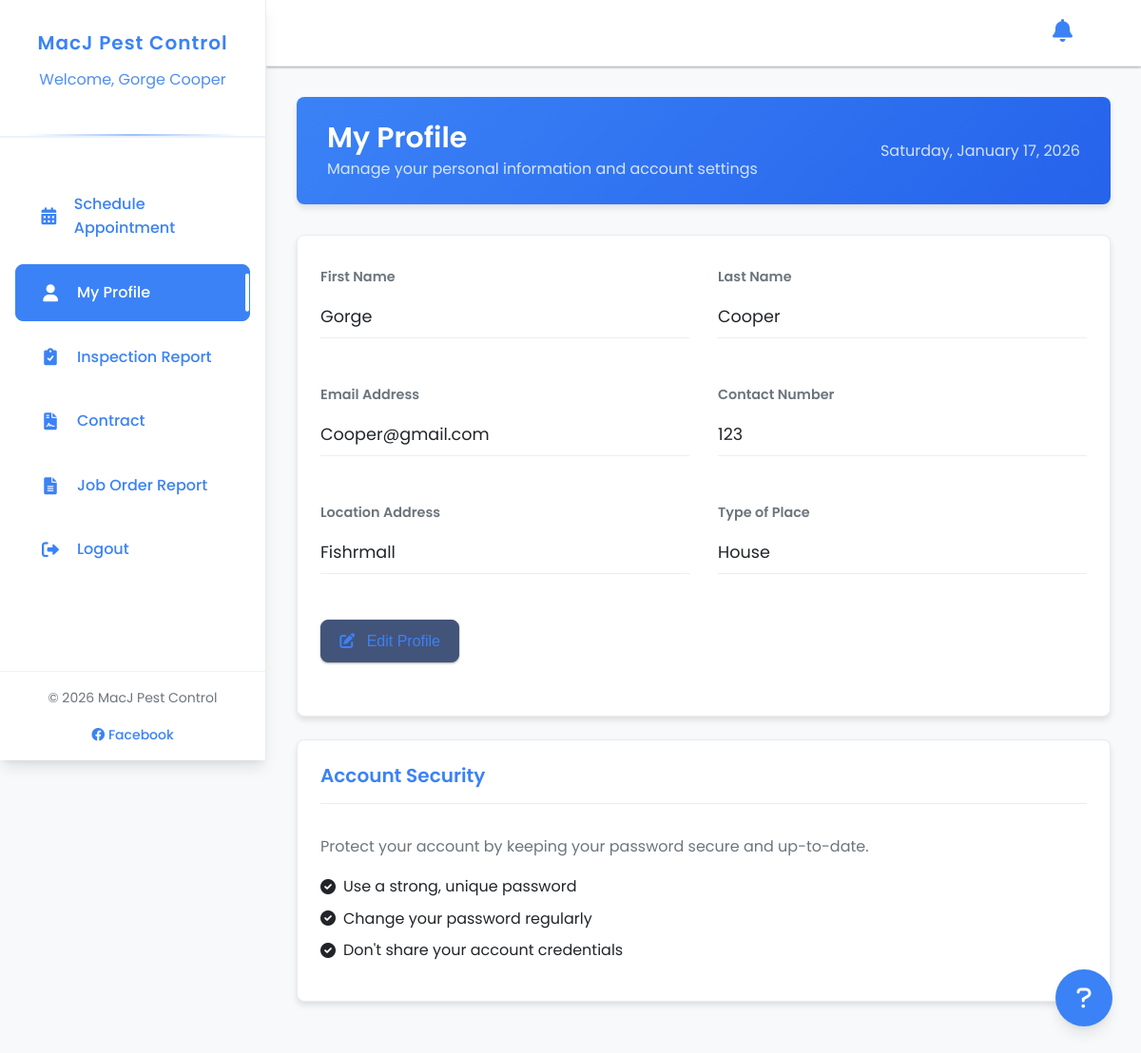
The page /Client Side/profile.php (signed in) on the database its author committed.
### tables this page shows
CREATE TABLE `clients` (
  `client_id` int(11) NOT NULL,
  `first_name` varchar(50) NOT NULL,
  `last_name` varchar(50) NOT NULL,
  `email` varchar(100) NOT NULL,
  `contact_number` varchar(20) NOT NULL,
  `password` varchar(255) NOT NULL,
  `registered_at` timestamp NOT NULL DEFAULT current_timestamp(),
  `location_address` varchar(255) DEFAULT NULL,
  `type_of_place` varchar(50) DEFAULT NULL,
  `location_lat` varchar(20) DEFAULT NULL,
  `location_lng` varchar(20) DEFAULT NULL
);

### Client Side/profile.php (the view, shortened to what this page needs)
<?php
include '../db_connect.php';
$client_id = $_SESSION['client_id'];
$query = "SELECT first_name, last_name, email, contact_number, location_address, type_of_place, location_lat, location_lng FROM clients WHERE client_id = ?";
$stmt = $conn->prepare($query);
$stmt->bind_param("i", $client_id);
$stmt->execute();
$result = $stmt->get_result();
$client = $result->fetch_assoc();
?>
<!DOCTYPE html>
<html lang="en">
<head>
    <link rel="stylesheet" href="https://cdnjs.cloudflare.com/ajax/libs/font-awesome/6.0.0/css/all.min.css">
    <link rel="stylesheet" href="css/variables.css">
    <link rel="stylesheet" href="css/main.css">
    <link rel="stylesheet" href="css/sidebar.css">
    <link rel="stylesheet" href="css/sidebar-fix.css">
    <link rel="stylesheet" href="css/header.css">
    <link rel="stylesheet" href="css/client-common.css">
    <link rel="stylesheet" href="css/notifications.css">
    <link rel="stylesheet" href="css/floating-action-button.css">
    <link rel="stylesheet" href="https://unpkg.com/leaflet@1.9.4/dist/leaflet.css" />
</head>
<body>
    <header class="header">
        <div class="user-menu">
            <div class="notification-container">
                <i class="fas fa-bell notification-icon"></i>
            </div>
            <div class="user-info">
            </div>
        </div>
    </header>
        <aside id="sidebar">
            <div class="sidebar-header">
                <h2>MacJ Pest Control</h2>
                <h3>Welcome, <?= htmlspecialchars($_SESSION['fullname'] ?? '') ?></h3>
            </div>
            <nav class="sidebar-menu">
                <a href="schedule.php">
                    <i class="fas fa-calendar-alt fa-icon"></i>
                    Schedule Appointment
                </a>
                <a href="profile.php" class="active">
                    <i class="fas fa-user fa-icon"></i>
                    My Profile
                </a>
                <a href="inspection_report.php">
                    <i class="fas fa-clipboard-check fa-icon"></i>
                    Inspection Report
                </a>
                <a href="contract.php">
                    <i class="fas fa-file-contract fa-icon"></i>
                    Contract
                </a>
                <a href="job_order_report.php">
                    <i class="fas fa-file-alt fa-icon"></i>
                    Job Order Report
                </a>
                <a href="SignOut.php">
                    <i class="fas fa-sign-out-alt fa-icon"></i>
                    Logout
                </a>
            </nav>
            <div class="sidebar-footer">
                <p>&copy; <?= date('Y') ?> MacJ Pest Control</p>
                <a href="https://www.facebook.com/MACJPEST" target="_blank"><i class="fab fa-facebook"></i> Facebook</a>
            </div>
        </aside>
        <main class="main-content" id="mainContent">
            <div class="page-header">
                <div>
                    <h1>My Profile</h1>
                    <p>Manage your personal information and account settings</p>
                </div>
                <div>
                    <p class="text-light"><?= date('l, F j, Y') ?></p>
                </div>
            </div>
            <div class="card">
                <div class="card-body">
                    <div id="profileViewMode">
                        <div class="row">
                            <div class="col-6">
                                <div class="profile-field">
                                    <label class="profile-label">First Name</label>
                                    <div class="profile-value"><?= htmlspecialchars($client['first_name']) ?></div>
                                </div>
                            </div>
                            <div class="col-6">
                                <div class="profile-field">
                                    <label class="profile-label">Last Name</label>
                                    <div class="profile-value"><?= htmlspecialchars($client['last_name']) ?></div>
                                </div>
                            </div>
                        </div>
                        <div class="row mt-4">
                            <div class="col-6">
                                <div class="profile-field">
                                    <label class="profile-label">Email Address</label>
                                    <div class="profile-value"><?= htmlspecialchars($client['email']) ?></div>
                                </div>
                            </div>
                            <div class="col-6">
                                <div class="profile-field">
                                    <label class="profile-label">Contact Number</label>
                                    <div class="profile-value"><?= htmlspecialchars($client['contact_number']) ?></div>
                                </div>
                            </div>
                        </div>
                        <div class="row mt-4">
                            <div class="col-6">
                                <div class="profile-field">
                                    <label class="profile-label">Location Address</label>
                                    <div class="profile-value"><?= htmlspecialchars(preg_replace('/\[[-\d\.]+,[-\d\.]+\]$/', '', $client['location_address'] ?? 'Not set')) ?></div>
                                </div>
                            </div>
                            <div class="col-6">
                                <div class="profile-field">
                                    <label class="profile-label">Type of Place</label>
                                    <div class="profile-value"><?= htmlspecialchars($client['type_of_place'] ?? 'Not set') ?></div>
                                </div>
                            </div>
                        </div>
                        <div class="form-group mt-4">
                            <button type="button" id="editProfileBtn" class="btn btn-primary">
                                <i class="fas fa-edit mr-2"></i> Edit Profile
                            </button>
                        </div>
                    </div>
                </div>
            </div>
            <div class="card mt-4">
                <div class="card-header">
                    <h3 class="card-title">Account Security</h3>
                </div>
                <div class="card-body">
                    <p>Protect your account by keeping your password secure and up-to-date.</p>
                    <ul class="security-tips">
                        <li><i class="fas fa-check-circle text-success mr-2"></i> Use a strong, unique password</li>
                        <li><i class="fas fa-check-circle text-success mr-2"></i> Change your password regularly</li>
                        <li><i class="fas fa-check-circle text-success mr-2"></i> Don't share your account credentials</li>
                    </ul>
                </div>
            </div>
        </main>
    <?php include 'includes/floating-action-button.php'; ?>
</body>
</html>

### Client Side/css/variables.css (style rules this page uses)
:root { --primary-color: #3B82F6; --primary-dark: #2563eb; --primary-light: #93c5fd; --secondary-color: #2563eb; --secondary-dark: #1e40af; --secondary-light: #bfdbfe; --accent-color: #3B82F6; --accent-dark: #2563eb; --accent-light: #93c5fd; --success-color: #2ecc71; --warning-color: #f39c12; --error-color: #e74c3c; --dark-color: #1e3a8a; --background-color: #f8f9fa; --card-color: #ffffff; --border-color: #e9ecef; --text-primary: #212529; --text-secondary: #6c757d; --text-light: #f8f9fa; --font-primary: 'Poppins', sans-serif; --font-secondary: 'Roboto', sans-serif; --font-size-xs: 0.75rem; --font-size-sm: 0.875rem; --font-size-md: 1rem; --font-size-lg: 1.125rem; --font-size-xl: 1.25rem; --font-size-2xl: 1.5rem; --font-size-3xl: 1.875rem; --font-size-4xl: 2.25rem; --spacing-xs: 0.25rem; --spacing-sm: 0.5rem; --spacing-md: 1rem; --spacing-lg: 1.5rem; --spacing-xl: 2rem; --spacing-2xl: 3rem; --border-radius-sm: 0.25rem; --border-radius-md: 0.5rem; --border-radius-lg: 0.75rem; --border-radius-xl: 1rem; --border-radius-full: 9999px; --shadow-sm: 0 1px 3px rgba(0, 0, 0, 0.12), 0 1px 2px rgba(0, 0, 0, 0.24); --shadow-md: 0 4px 6px rgba(0, 0, 0, 0.1); --shadow-lg: 0 10px 15px -3px rgba(0, 0, 0, 0.1), 0 4px 6px -2px rgba(0, 0, 0, 0.05); --shadow-xl: 0 20px 25px -5px rgba(0, 0, 0, 0.1), 0 10px 10px -5px rgba(0, 0, 0, 0.04); --transition-fast: all 0.2s ease; --transition-normal: all 0.3s ease; --transition-slow: all 0.5s ease; --sidebar-width: 280px; --sidebar-width-collapsed: 80px; --header-height: 70px; --container-max-width: 1200px; --z-index-dropdown: 1000; --z-index-sticky: 1020; --z-index-fixed: 1030; --z-index-modal-backdrop: 1040; --z-index-modal: 1050; --z-index-popover: 1060; --z-index-tooltip: 1070; }

### Client Side/css/sidebar.css (style rules this page uses)
#sidebar { background-color: white; color: var(--primary-color); transition: var(--transition-normal); position: fixed; width: var(--sidebar-width); height: 100vh; box-shadow: var(--shadow-lg); z-index: var(--z-index-fixed); overflow-y: auto; overflow-x: hidden; border-right: 1px solid var(--border-color); }
.sidebar-header { padding: var(--spacing-xl) var(--spacing-lg); background-color: white; text-align: center; border-bottom: 2px solid rgba(59, 130, 246, 0.1); position: relative; }
.sidebar-header::after { content: ''; position: absolute; bottom: 0; left: 10%; width: 80%; height: 2px; background: linear-gradient(to right, transparent, rgba(59, 130, 246, 0.5), transparent); }
.sidebar-header h2 { font-size: var(--font-size-xl); margin-bottom: var(--spacing-md); font-weight: 600; letter-spacing: 1px; color: var(--primary-color); }
.sidebar-header h3 { font-size: var(--font-size-md); opacity: 0.9; font-weight: 400; color: var(--primary-color); }
.sidebar-menu { padding: var(--spacing-xl) 0; }
.sidebar-menu a { color: var(--primary-color); text-decoration: none; padding: var(--spacing-md) var(--spacing-lg); display: flex; align-items: center; gap: var(--spacing-md); transition: var(--transition-normal); margin: var(--spacing-sm) var(--spacing-md); border-radius: var(--border-radius-md); font-weight: 500; position: relative; overflow: hidden; font-family: var(--font-primary); border: 1px solid transparent; }
.sidebar-menu a::before { content: ''; position: absolute; left: -100%; top: 0; width: 100%; height: 100%; background: rgba(59, 130, 246, 0.1); transition: left 0.3s ease; }
.sidebar-menu a.active { background: var(--primary-color); color: white; font-weight: 500; border-color: var(--primary-color); }
.sidebar-menu a.active::after { content: ''; position: absolute; right: 0; top: 50%; transform: translateY(-50%); width: 4px; height: 70%; background-color: white; border-radius: var(--border-radius-sm); }
.fa-icon { width: 24px; height: 24px; text-align: center; font-size: var(--font-size-lg); display: flex; align-items: center; justify-content: center; transition: transform 0.3s ease; color: var(--primary-color); }
.sidebar-menu a.active .fa-icon { color: white; }
.sidebar-footer { padding: var(--spacing-md) var(--spacing-lg); border-top: 1px solid rgba(59, 130, 246, 0.1); text-align: center; position: absolute; bottom: 0; left: 0; width: 100%; font-size: var(--font-size-sm); color: var(--primary-color); background-color: white; z-index: 1035; }
.sidebar-footer a { color: var(--primary-color); text-decoration: none; font-weight: 500; }

### rows shown on the page
clients: first_name "Gorge", last_name "Cooper", email "Cooper@gmail.com", contact_number "123", location_address "Fishrmall", type_of_place "House"

### other values the page prints
$_SESSION['fullname'] "Gorge Cooper"
